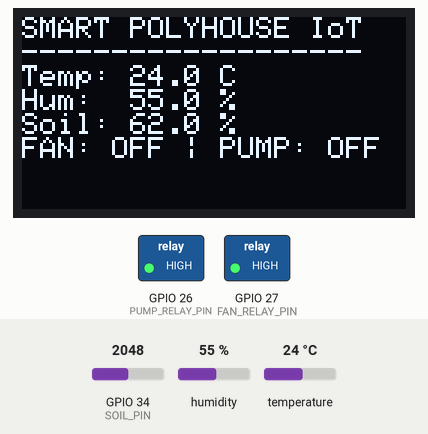
Recording of a sketch running on a simulated ESP32. On the bench: 128×64 one-colour display, switched loads named in the sketch (green lamp = pin HIGH). The test bench sets the inputs (shaded band); at power-on: temperature 24 °C, GPIO 34 (SOIL_PIN) = 2048, humidity 55 %. WiFi joins after 1.5 s; servers stay silent unless stated; the local clock reads 2024-03-15 10:24:30 at power-on unless the sketch sets it; what the sketch prints to the serial monitor is not drawn.

Above: at 2.9 s.
3.0 s: temperature set to 30.2 °C
At 4.9 s:
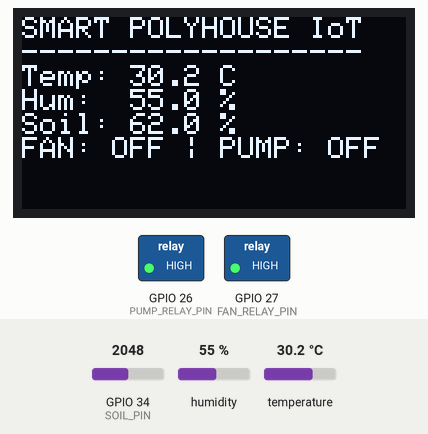
5.2 s: temperature set to 31.7 °C
At 6.9 s:
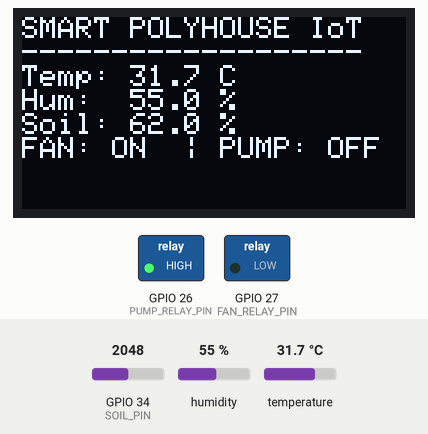
7.2 s: GPIO 34 (SOIL_PIN) set to 2709
8.7 s: GPIO 34 (SOIL_PIN) set to 2803
At 9.1 s:
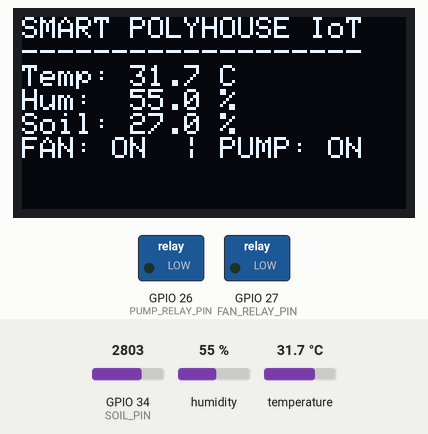
10.2 s: temperature set to 28.6 °C
At 12.6 s:
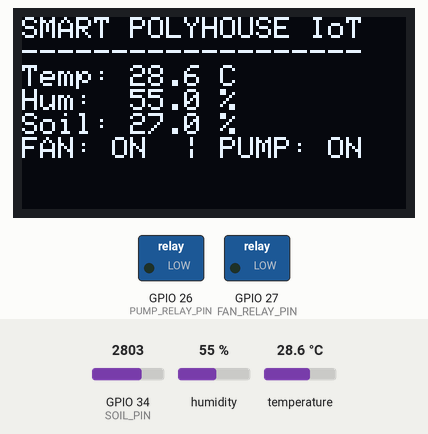
13.3 s: temperature set to 27.1 °C
At 15.2 s:
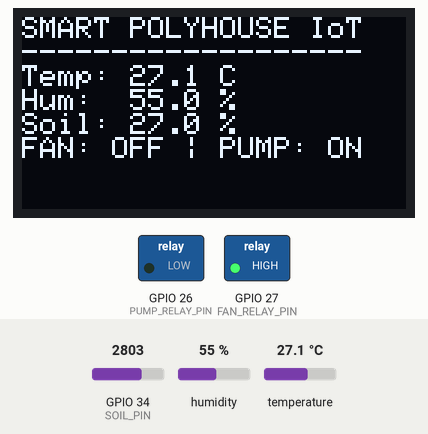
Timing chart, 0 to 16.3 s (numbered marks = the images above; inputs shaded):
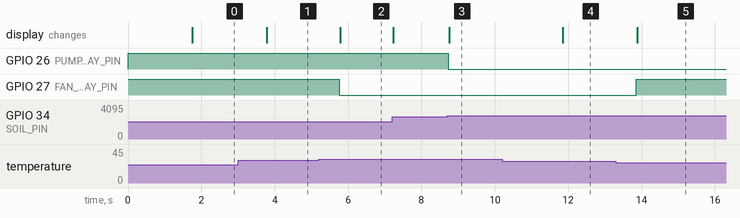

Measured:
- the behaviour switches between 31 and 31.1 °C on temperature (found by bisection; images 1 and 2)
- the behaviour switches between 2755 and 2756 on GPIO 34 (SOIL_PIN) (found by bisection; images 2 and 3)
- the behaviour switches between 28 and 27.9 °C on temperature (found by bisection; images 4 and 5)
- after the input at 3.0 s, the display: changes after 0.78 s (image 1)
- after the input at 5.2 s, GPIO 27 (FAN_RELAY_PIN): HIGH → LOW after 0.56 s; the display: changes after 0.59 s (image 2)
- after the input at 8.7 s, GPIO 26 (PUMP_RELAY_PIN): HIGH → LOW at once; the display: changes after 0.05 s (image 3)
- after the input at 10.2 s, the display: changes after 1.6 s (image 4)
- after the input at 13.3 s, GPIO 27 (FAN_RELAY_PIN): LOW → HIGH after 0.55 s; the display: changes after 0.58 s (image 5)

The sketch:

smart_polyhouse_esp32.ino
```cpp
/*
 * =================================================================================
 * SMART POLYHOUSE - ESP32 Firmware Integration
 * Smart Monitoring • Smart Irrigation • Smart Climate Control • Smart Maintenance
 * =================================================================================
 *
 * HARDWARE PIN CONNECTIONS:
 * - DHT22 Sensor: Pin GPIO 4
 * - Soil Moisture (Capacitive): Pin GPIO 34 (Analog ADC)
 * - Fan Relay: Pin GPIO 27 (ACTIVE LOW)
 * - Water Pump Relay: Pin GPIO 26 (ACTIVE LOW)
 * - OLED SSD1306 (128x64 I2C): SDA GPIO 21, SCL GPIO 22
 *
 * AUTOMATION & HYSTERESIS LOGIC:
 * - Fan Relay: ON when temp > 31.0°C, OFF when temp < 28.0°C
 * - Pump Relay: ON when soil moisture < 30.0%, OFF when soil moisture > 70.0%
 * - Active Low Relay: HIGH = OFF, LOW = ON
 * - Calibration: AIR_VALUE = 3400 (0%), WATER_VALUE = 1250 (100%)
 *
 * FIREBASE REALTIME DATABASE TARGET NODE:
 *   /polyhouse/plant_01/live
 *     - temperature (float)
 *     - humidity (float)
 *     - soilMoisture (float)
 *     - fan (bool)
 *     - pump (bool)
 *     - esp32Online (bool)
 *     - timestamp (millis/epoch)
 * =================================================================================
 */

#include <WiFi.h>
#include <Wire.h>
#include <Adafruit_GFX.h>
#include <Adafruit_SSD1306.h>
#include <DHT.h>
#include <Firebase_ESP_Client.h>

// Provide SDK helper info and RTDB payload helpers
#include <addons/RTDBHelper.h>

// ---------------------------------------------------------------------------------
// 1. HARDWARE PIN DEFINITIONS (DO NOT CHANGE EXISTING PINS)
// ---------------------------------------------------------------------------------
#define DHTPIN 4
#define DHTTYPE DHT22

#define SOIL_PIN 34
#define FAN_RELAY_PIN 27
#define PUMP_RELAY_PIN 26

#define OLED_SDA 21
#define OLED_SCL 22
#define SCREEN_WIDTH 128
#define SCREEN_HEIGHT 64

// ---------------------------------------------------------------------------------
// 2. CALIBRATION & AUTOMATION THRESHOLDS
// ---------------------------------------------------------------------------------
#define AIR_VALUE 3400
#define WATER_VALUE 1250

#define FAN_TEMP_ON 31.0
#define FAN_TEMP_OFF 28.0

#define PUMP_SOIL_ON 30.0
#define PUMP_SOIL_OFF 70.0

// Active-Low Relay Macros
#define RELAY_ON LOW
#define RELAY_OFF HIGH

// ---------------------------------------------------------------------------------
// 3. WIFI & FIREBASE CONFIGURATION
// ---------------------------------------------------------------------------------
#define WIFI_SSID "YOUR_WIFI_SSID" // Replace with your local Wi-Fi SSID
#define WIFI_PASSWORD "YOUR_WIFI_PASSWORD" // Replace with your local Wi-Fi Password

// Firebase Realtime Database URL and Web API Key
#define DATABASE_URL "https://smart-polyhouse-71e66-default-rtdb.firebaseio.com/"
#define API_KEY "AIzaSyC2lUwIpgOwtH2pDqQ71dA38i22ttyMTds"

// Plant Node Identifier
String plantNode = "/polyhouse/plant_01";

// Objects
DHT dht(DHTPIN, DHTTYPE);
Adafruit_SSD1306 display(SCREEN_WIDTH, SCREEN_HEIGHT, &Wire, -1);

FirebaseData fbdo;
FirebaseAuth auth;
FirebaseConfig config;

// State Variables
float temperature = 0.0;
float humidity = 0.0;
float soilMoisturePercent = 0.0;
bool fanActive = false;
bool pumpActive = false;

// Time & Maintenance Analytics variables
#include <time.h>
const long gmtOffset_sec = 19800; // India Standard Time (GMT +5:30)
const int daylightOffset_sec = 0;

// Maintenance counters (synchronized from database on startup)
long fanRuntime = 0;
long fanDailyRuntime = 0;
long fanWeeklyRuntime = 0;
long fanActivations = 0;
long fanDailyActivations = 0;
long fanPrevDailyRuntime = 0;
long fanPrevDailyActivations = 0;

long pumpRuntime = 0;
long pumpDailyRuntime = 0;
long pumpWeeklyRuntime = 0;
long pumpActivations = 0;
long pumpDailyActivations = 0;
long pumpPrevDailyRuntime = 0;
long pumpPrevDailyActivations = 0;

// Transition state tracking
bool prevFanActive = false;
bool prevPumpActive = false;

// Rollover day/week markers
int lastDay = -1;
int lastWeek = -1;

// precise runtime trackers
unsigned long lastLoopTime = 0;
unsigned long fanRuntimeMs = 0;
unsigned long pumpRuntimeMs = 0;

// Firebase upload intervals
unsigned long lastFirebaseWriteTime = 0;
const unsigned long FIREBASE_INTERVAL = 3000;      // Telemetry update every 3 seconds

unsigned long lastHistoricalWriteTime = 0;
const unsigned long HISTORICAL_INTERVAL = 300000;  // Pushed historical log every 5 minutes (300,000 ms)

unsigned long lastMaintWriteTime = 0;
const unsigned long MAINT_INTERVAL = 30000;        // Maintenance metrics sync every 30 seconds

// ---------------------------------------------------------------------------------
// SETUP FUNCTION
// ---------------------------------------------------------------------------------
void setup() {
  Serial.begin(115200);

  // Initialize Relay Pins (Default OFF = HIGH)
  pinMode(FAN_RELAY_PIN, OUTPUT);
  pinMode(PUMP_RELAY_PIN, OUTPUT);
  digitalWrite(FAN_RELAY_PIN, RELAY_OFF);
  digitalWrite(PUMP_RELAY_PIN, RELAY_OFF);

  // Initialize Sensors & Display
  Wire.begin(OLED_SDA, OLED_SCL);
  dht.begin();

  if(!display.begin(SSD1306_SWITCHCAPVCC, 0x3C)) {
    Serial.println(F("SSD1306 allocation failed"));
  } else {
    display.clearDisplay();
    display.setTextSize(1);
    display.setTextColor(SSD1306_WHITE);
    display.setCursor(0, 10);
    display.println("SMART POLYHOUSE");
    display.println("Initializing...");
    display.display();
  }

  // Connect to Wi-Fi
  WiFi.begin(WIFI_SSID, WIFI_PASSWORD);
  Serial.print("Connecting to Wi-Fi");
  while (WiFi.status() != WL_CONNECTED) {
    delay(500);
    Serial.print(".");
  }
  Serial.println("\nWiFi Connected! IP: " + WiFi.localIP().toString());

  // Configure Firebase
  config.api_key = API_KEY;
  config.database_url = DATABASE_URL;
  config.token_status_callback = tokenStatusCallback;

  Firebase.begin(&config, &auth);
  Firebase.reconnectWiFi(true);

  // Initialize NTP Time
  configTime(gmtOffset_sec, daylightOffset_sec, "pool.ntp.org");
  Serial.print("Syncing network time (NTP)...");
  struct tm timeinfo;
  int retry = 0;
  while (!getLocalTime(&timeinfo) && retry < 15) {
    delay(500);
    Serial.print(".");
    retry++;
  }
  if (retry < 15) {
    Serial.println("\nTime synced successfully!");
    lastDay = timeinfo.tm_mday;
    lastWeek = timeinfo.tm_yday / 7;
  } else {
    Serial.println("\nTime sync timed out. Using fallback clock.");
  }

  // Fetch initial cumulative maintenance data from database to prevent overwrite resets
  fetchMaintenanceData();

  lastLoopTime = millis();
}

// ---------------------------------------------------------------------------------
// MAIN LOOP
// ---------------------------------------------------------------------------------
void loop() {
  // 0. Non-blocking Wi-Fi Reconnection Check
  static unsigned long lastWifiCheck = 0;
  if (WiFi.status() != WL_CONNECTED && (millis() - lastWifiCheck > 10000)) {
    lastWifiCheck = millis();
    Serial.println("Wi-Fi connection lost. Reconnecting...");
    WiFi.disconnect();
    WiFi.begin(WIFI_SSID, WIFI_PASSWORD);
  }

  // 1. READ SENSORS
  float t = dht.readTemperature();
  float h = dht.readHumidity();

  if (!isnan(t)) temperature = t;
  if (!isnan(h)) humidity = h;

  int analogSoil = analogRead(SOIL_PIN);
  int constrainedAnalog = constrain(analogSoil, WATER_VALUE, AIR_VALUE);
  soilMoisturePercent = map(constrainedAnalog, AIR_VALUE, WATER_VALUE, 0, 100);

  // 2. AUTOMATION & HYSTERESIS CONTROL LOGIC (DO NOT CHANGE AUTOMATION THRESHOLDS OR RELAY ACTIVE LOGIC)
  // FAN CONTROL (ON > 31°C, OFF < 28°C)
  if (temperature > FAN_TEMP_ON) {
    fanActive = true;
  } else if (temperature < FAN_TEMP_OFF) {
    fanActive = false;
  }

  // PUMP CONTROL (ON < 30%, OFF > 70%)
  if (soilMoisturePercent < PUMP_SOIL_ON) {
    pumpActive = true;
  } else if (soilMoisturePercent > PUMP_SOIL_OFF) {
    pumpActive = false;
  }

  // WRITE TO PHYSICAL RELAYS (ACTIVE LOW)
  digitalWrite(FAN_RELAY_PIN, fanActive ? RELAY_ON : RELAY_OFF);
  digitalWrite(PUMP_RELAY_PIN, pumpActive ? RELAY_ON : RELAY_OFF);

  // 3. UPDATE OLED DISPLAY
  updateOLED();

  // 4. CALCULATE PRECISE RUNTIMES & TRACK ACTIVATIONS
  unsigned long currentMillis = millis();
  if (lastLoopTime == 0) {
    lastLoopTime = currentMillis;
  }
  unsigned long dt = currentMillis - lastLoopTime;
  lastLoopTime = currentMillis;

  if (fanActive) {
    fanRuntimeMs += dt;
  }
  if (pumpActive) {
    pumpRuntimeMs += dt;
  }

  if (fanRuntimeMs >= 1000) {
    unsigned long seconds = fanRuntimeMs / 1000;
    fanRuntime += seconds;
    fanDailyRuntime += seconds;
    fanWeeklyRuntime += seconds;
    fanRuntimeMs = fanRuntimeMs % 1000;
  }
  if (pumpRuntimeMs >= 1000) {
    unsigned long seconds = pumpRuntimeMs / 1000;
    pumpRuntime += seconds;
    pumpDailyRuntime += seconds;
    pumpWeeklyRuntime += seconds;
    pumpRuntimeMs = pumpRuntimeMs % 1000;
  }

  // Check state transitions for Activations
  if (fanActive && !prevFanActive) {
    fanActivations++;
    fanDailyActivations++;
    sendMaintenanceDataToFirebase(); // upload immediately on change
  }
  prevFanActive = fanActive;

  if (pumpActive && !prevPumpActive) {
    pumpActivations++;
    pumpDailyActivations++;
    sendMaintenanceDataToFirebase(); // upload immediately on change
  }
  prevPumpActive = pumpActive;

  // 5. CALENDAR ROLLOVERS
  struct tm timeinfo;
  if (getLocalTime(&timeinfo)) {
    int currentDay = timeinfo.tm_mday;
    int currentWeek = timeinfo.tm_yday / 7;

    if (lastDay != -1 && currentDay != lastDay) {
      fanPrevDailyRuntime = fanDailyRuntime;
      fanPrevDailyActivations = fanDailyActivations;
      pumpPrevDailyRuntime = pumpDailyRuntime;
      pumpPrevDailyActivations = pumpDailyActivations;

      fanDailyRuntime = 0;
      fanDailyActivations = 0;
      pumpDailyRuntime = 0;
      pumpDailyActivations = 0;

      lastDay = currentDay;
      sendMaintenanceDataToFirebase();
    }

    if (lastWeek != -1 && timeinfo.tm_wday == 0 && lastWeek != 0) {
      fanWeeklyRuntime = 0;
      pumpWeeklyRuntime = 0;
      lastWeek = 0;
      sendMaintenanceDataToFirebase();
    } else if (timeinfo.tm_wday != 0) {
      lastWeek = timeinfo.tm_wday;
    }
  }

  // 6. SYNC DATA TO FIREBASE ON INTERVALS
  // A. Live Telemetry
  if (millis() - lastFirebaseWriteTime > FIREBASE_INTERVAL) {
    lastFirebaseWriteTime = millis();
    sendDataToFirebase();
  }

  // B. Historical Readings Pushed Node
  if (millis() - lastHistoricalWriteTime > HISTORICAL_INTERVAL) {
    lastHistoricalWriteTime = millis();
    pushHistoricalReadingToFirebase();
  }

  // C. Regular Maintenance Diagnostics Sync
  if (millis() - lastMaintWriteTime > MAINT_INTERVAL) {
    lastMaintWriteTime = millis();
    sendMaintenanceDataToFirebase();
  }
}

// ---------------------------------------------------------------------------------
// OLED DISPLAY HELPER
// ---------------------------------------------------------------------------------
void updateOLED() {
  display.clearDisplay();
  display.setCursor(0, 0);
  display.setTextSize(1);
  display.println("SMART POLYHOUSE IoT");
  display.println("-------------------");

  display.print("Temp: "); display.print(temperature, 1); display.println(" C");
  display.print("Hum:  "); display.print(humidity, 1); display.println(" %");
  display.print("Soil: "); display.print(soilMoisturePercent, 1); display.println(" %");

  display.print("FAN: "); display.print(fanActive ? "ON " : "OFF");
  display.print(" | PUMP: "); display.println(pumpActive ? "ON" : "OFF");

  display.display();
}

// ---------------------------------------------------------------------------------
// FIREBASE PUSH HELPER
// ---------------------------------------------------------------------------------
// ---------------------------------------------------------------------------------
// FIREBASE PUSH HELPERS
// ---------------------------------------------------------------------------------
unsigned long long getEpochTimeMs() {
  time_t now;
  struct tm timeinfo;
  if (!getLocalTime(&timeinfo)) {
    return 1786442400000ULL + millis(); // Fallback date: Aug 2026
  }
  time(&now);
  return (unsigned long long)now * 1000ULL;
}

void fetchMaintenanceData() {
  Serial.println("Fetching existing maintenance metrics from Firebase...");
  String path = plantNode + "/maintenance";
  if (Firebase.RTDB.getJSON(&fbdo, path.c_str())) {
    if (fbdo.dataType() == "json") {
      FirebaseJsonData jsonData;
      if (fbdo.jsonObject().get(jsonData, "fanRuntime")) fanRuntime = jsonData.intValue;
      if (fbdo.jsonObject().get(jsonData, "fanDailyRuntime")) fanDailyRuntime = jsonData.intValue;
      if (fbdo.jsonObject().get(jsonData, "fanWeeklyRuntime")) fanWeeklyRuntime = jsonData.intValue;
      if (fbdo.jsonObject().get(jsonData, "fanActivations")) fanActivations = jsonData.intValue;
      if (fbdo.jsonObject().get(jsonData, "fanDailyActivations")) fanDailyActivations = jsonData.intValue;
      if (fbdo.jsonObject().get(jsonData, "fanPrevDailyRuntime")) fanPrevDailyRuntime = jsonData.intValue;
      if (fbdo.jsonObject().get(jsonData, "fanPrevDailyActivations")) fanPrevDailyActivations = jsonData.intValue;

      if (fbdo.jsonObject().get(jsonData, "pumpRuntime")) pumpRuntime = jsonData.intValue;
      if (fbdo.jsonObject().get(jsonData, "pumpDailyRuntime")) pumpDailyRuntime = jsonData.intValue;
      if (fbdo.jsonObject().get(jsonData, "pumpWeeklyRuntime")) pumpWeeklyRuntime = jsonData.intValue;
      if (fbdo.jsonObject().get(jsonData, "pumpActivations")) pumpActivations = jsonData.intValue;
      if (fbdo.jsonObject().get(jsonData, "pumpDailyActivations")) pumpDailyActivations = jsonData.intValue;
      if (fbdo.jsonObject().get(jsonData, "pumpPrevDailyRuntime")) pumpPrevDailyRuntime = jsonData.intValue;
      if (fbdo.jsonObject().get(jsonData, "pumpPrevDailyActivations")) pumpPrevDailyActivations = jsonData.intValue;
      Serial.println("Initial maintenance metrics successfully loaded!");
    } else {
      Serial.println("No existing maintenance stats found. Initializing to 0.");
    }
  } else {
    Serial.println("Firebase get maintenance error: " + fbdo.errorReason());
  }
}

void sendMaintenanceDataToFirebase() {
  if (Firebase.ready()) {
    FirebaseJson json;
    json.set("fanRuntime", fanRuntime);
    json.set("fanDailyRuntime", fanDailyRuntime);
    json.set("fanWeeklyRuntime", fanWeeklyRuntime);
    json.set("fanActivations", fanActivations);
    json.set("fanDailyActivations", fanDailyActivations);
    json.set("fanPrevDailyRuntime", fanPrevDailyRuntime);
    json.set("fanPrevDailyActivations", fanPrevDailyActivations);

    json.set("pumpRuntime", pumpRuntime);
    json.set("pumpDailyRuntime", pumpDailyRuntime);
    json.set("pumpWeeklyRuntime", pumpWeeklyRuntime);
    json.set("pumpActivations", pumpActivations);
    json.set("pumpDailyActivations", pumpDailyActivations);
    json.set("pumpPrevDailyRuntime", pumpPrevDailyRuntime);
    json.set("pumpPrevDailyActivations", pumpPrevDailyActivations);

    String path = plantNode + "/maintenance";
    if (Firebase.RTDB.setJSON(&fbdo, path.c_str(), &json)) {
      Serial.println("Firebase Maintenance Metrics Sync Success!");
    } else {
      Serial.println("Firebase Maintenance Error: " + fbdo.errorReason());
    }
  }
}

void sendDataToFirebase() {
  if (Firebase.ready()) {
    unsigned long long nowMs = getEpochTimeMs();

    FirebaseJson json;
    json.set("temperature", temperature);
    json.set("humidity", humidity);
    json.set("soilMoisture", soilMoisturePercent);
    json.set("fanActive", fanActive);
    json.set("fan", fanActive);
    json.set("pumpActive", pumpActive);
    json.set("pump", pumpActive);
    json.set("esp32Online", true);
    json.set("timestamp", nowMs);
    json.set("lastSeen", nowMs); // Heartbeat: website checks Date.now()-lastSeen to detect offline

    String path = plantNode + "/live";
    if (Firebase.RTDB.setJSON(&fbdo, path.c_str(), &json)) {
      Serial.println("Firebase Live Telemetry Sync Success!");
    } else {
      Serial.println("Firebase Error: " + fbdo.errorReason());
    }
  }
}

void pushHistoricalReadingToFirebase() {
  if (Firebase.ready()) {
    FirebaseJson json;
    json.set("timestamp", getEpochTimeMs());
    json.set("temperature", temperature);
    json.set("humidity", humidity);
    json.set("soilMoisture", soilMoisturePercent);
    json.set("fanActive", fanActive);
    json.set("pumpActive", pumpActive);

    String path = plantNode + "/analytics/readings";
    if (Firebase.RTDB.pushJSON(&fbdo, path.c_str(), &json)) {
      Serial.println("Firebase Historical Reading Logged Successfully!");
    } else {
      Serial.println("Firebase Historical Log Error: " + fbdo.errorReason());
    }
  }
}
```
